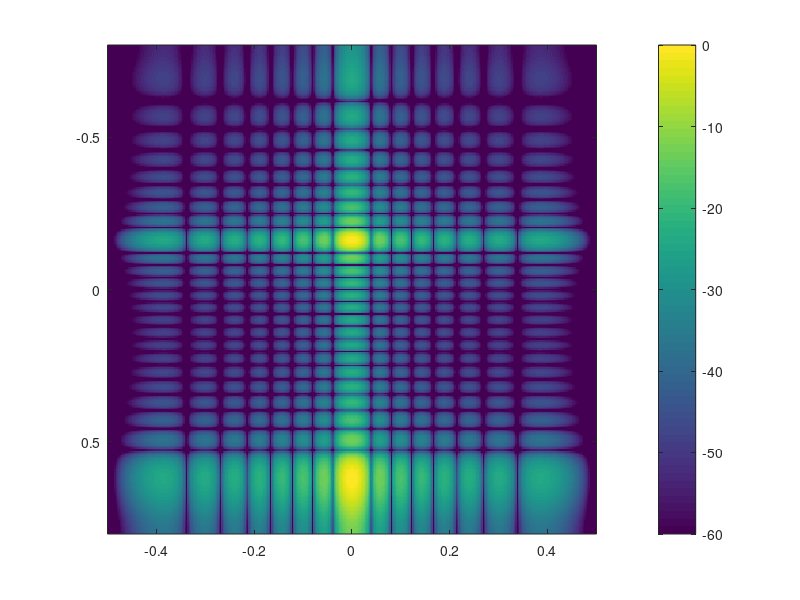
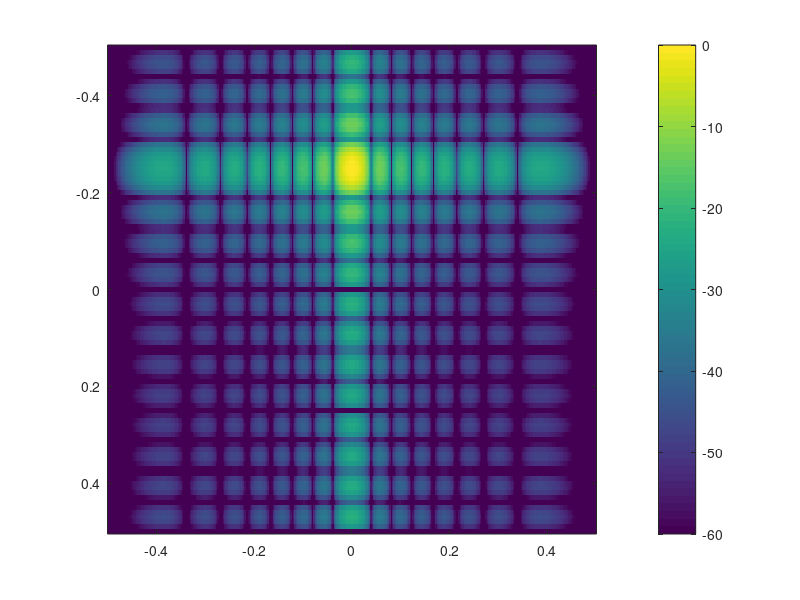

MATLAB code to generate these figures, in order:
%%

clear all
close all

N = 16;
M = 16;
d = 1;
lambda = 2;
AoA = deg2rad(0);
v = 0.8;
T = 1;
fd = 2*v*T/lambda*sin(AoA);

angVec = deg2rad(-90:0.5:90);
% 

fdVec = -0.5:0.01:0.5;
fdVec  = 2*v*T/lambda*sin(angVec);

[iGrid, angGrid] = ndgrid(0:N-1, angVec);

A = exp(1i*2*pi.*iGrid.*d/lambda.*sin(angGrid));

[iGrid, fdGrid] = ndgrid(0:M-1, fdVec);

B = exp(1i*2*pi.*iGrid.*fdGrid);

y = zeros(length(angVec), length(fdVec));

a = exp(1i*2*pi*(0:N-1)*d/lambda*sin(AoA));
b = exp(1i*2*pi*(0:M-1)*0.25);

for i = 1:length(angVec)
    for j = 1:length(fdVec)

        temp = kron(A(:,i), B(:,j));
        y(i, j) = kron(a,b) * temp;

    end
end

imagesc(d/lambda*sin(angVec), fdVec, mag2db(abs(y')/(N*M)))
axis square
colorbar
caxis([-60 0])

%% Build clutter and jamming covariance matrix 

AoAJ = deg2rad([-65 -40]);

R = eye(N*M);
sigmaJ = db2mag(50);

for ang = AoAJ

    a = exp(1i*2*pi*(0:N-1)*d/lambda*sin(ang));
    b = exp(1i*2*pi*(0:M-1)*0);

    temp = kron(a,b);
    R = R + sigmaJ*temp*temp';

end

fdVec = -0.5:0.01:0.5;
% fdVec  = 2*v*T/lambda*sin(angVec);

[iGrid, angGrid] = ndgrid(0:N-1, angVec);

A = exp(1i*2*pi.*iGrid.*d/lambda.*sin(angGrid));

[iGrid, fdGrid] = ndgrid(0:M-1, fdVec);

B = exp(1i*2*pi.*iGrid.*fdGrid);

y = zeros(length(angVec), length(fdVec));

a = exp(1i*2*pi*(0:N-1)*d/lambda*sin(AoA));
b = exp(1i*2*pi*(0:M-1)*0.25);

Rinv = inv(R);

for i = 1:length(angVec)
    for j = 1:length(fdVec)

        temp = kron(A(:,i), B(:,j));
        y(i, j) = kron(a,b) * Rinv * temp;

    end
end

figure
imagesc(d/lambda*sin(angVec), fdVec, mag2db(abs(y')/(N*M)))
axis square
colorbar
caxis([-60 0])
